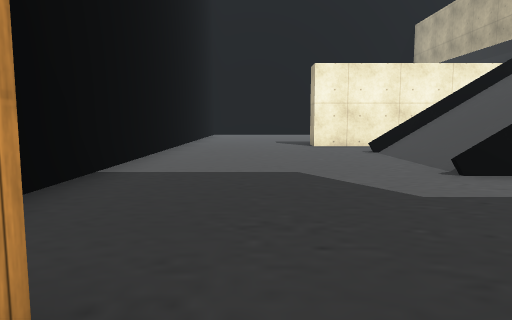
[1] (above)

24 first-person views from a walk through a Unity game level. The camera is 1.2 m above the floor, tilts 6° down and sees 70° across. The floor is counted in squares, 1.76 m on a side. Each view is taken from the middle of a square. On the plan, view 1 faces up. The plan holds only what a view shows up to about 11 squares ahead; the rest is blank. The place goes on beyond the plan. The player is left out. Some surface patterns are stand-ins.

[2]
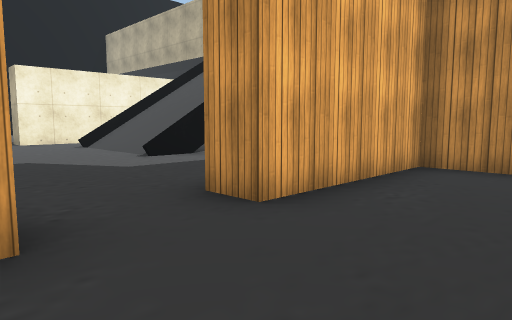

[3]
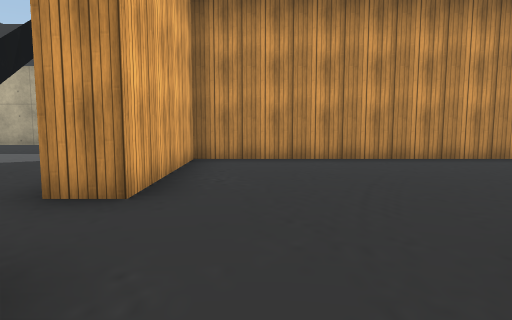

[4]
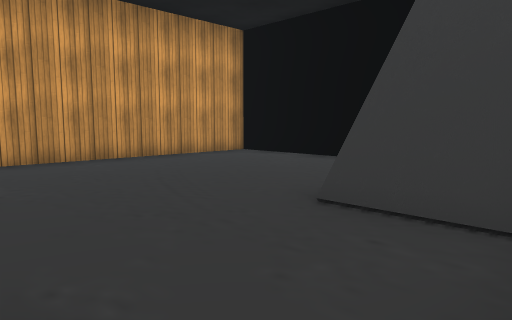

[5]
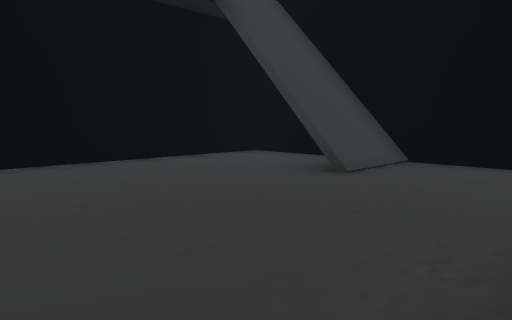

[6]
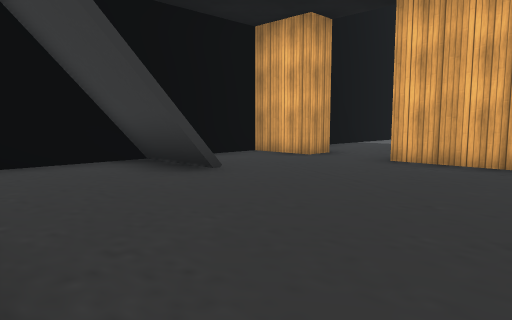

[7]
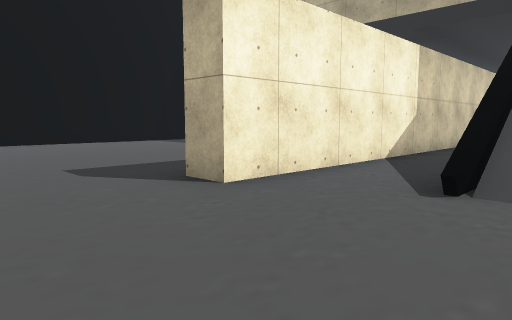

[8]
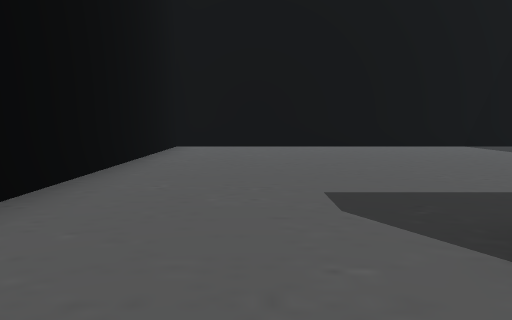

[9]
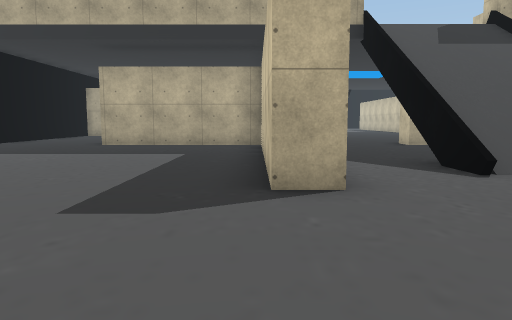

[10]
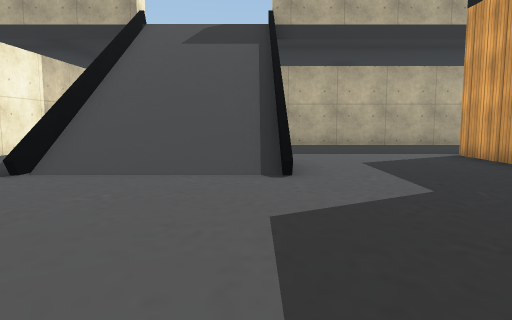

[11]
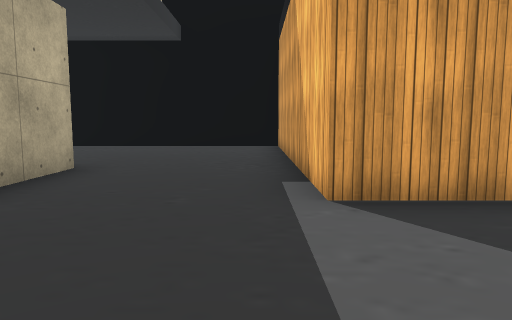

[12]
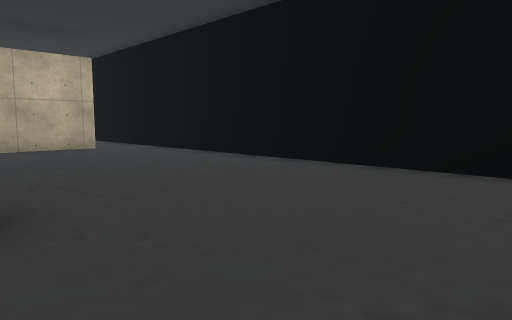

[13]
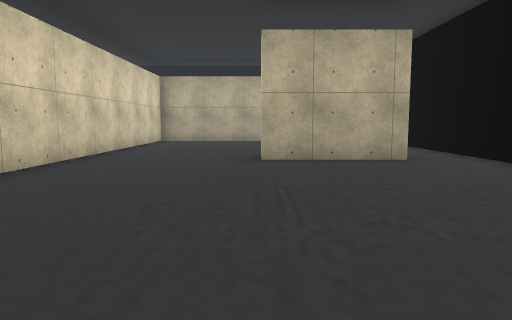

[14]
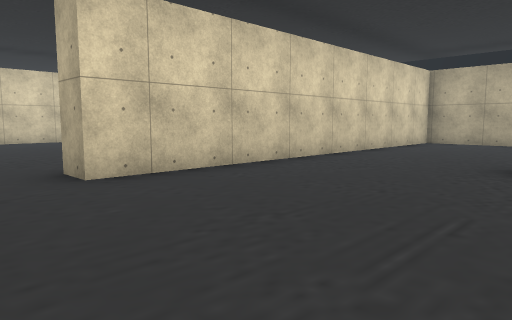

[15]
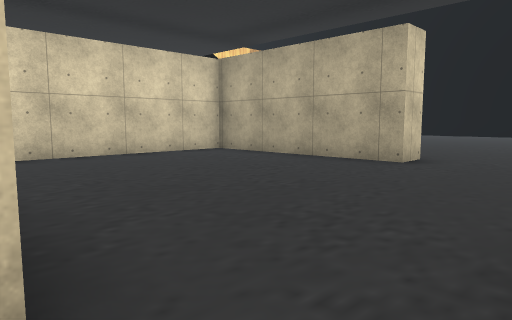

[16]
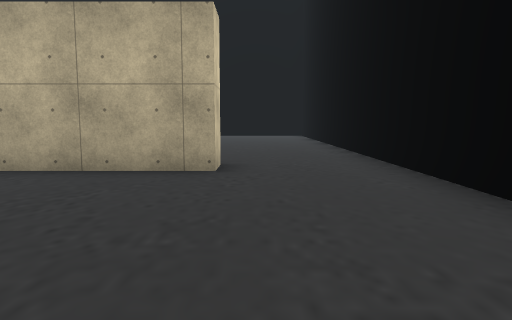

[17]
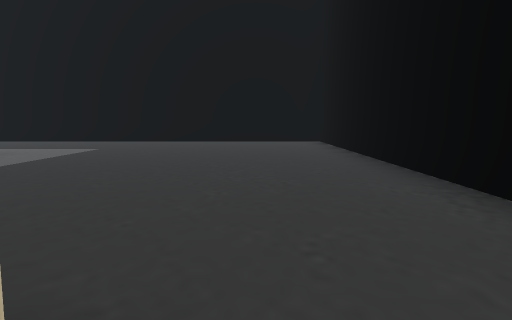

[18]
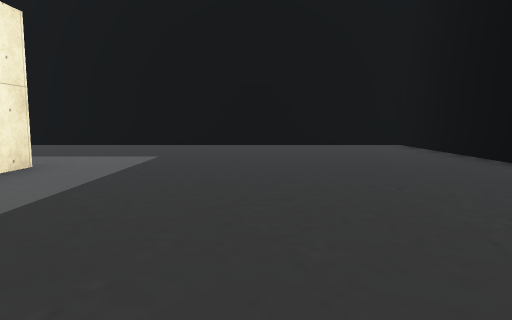

[19]
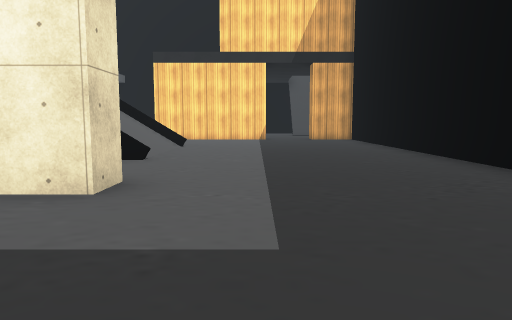

[20]
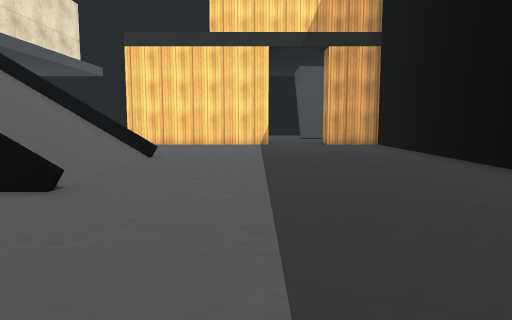

[21]
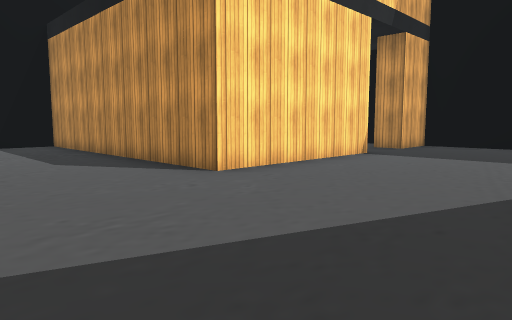

[22]
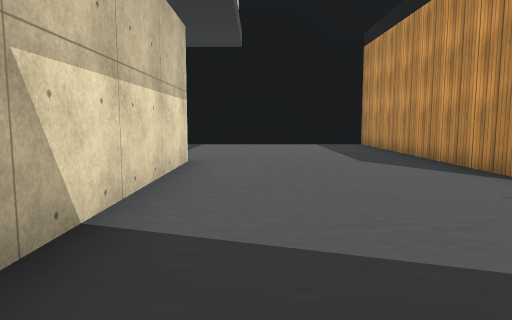

[23]
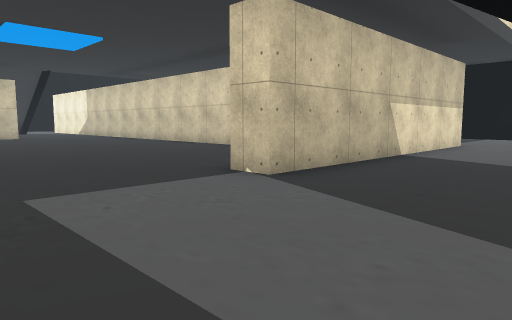

[24]
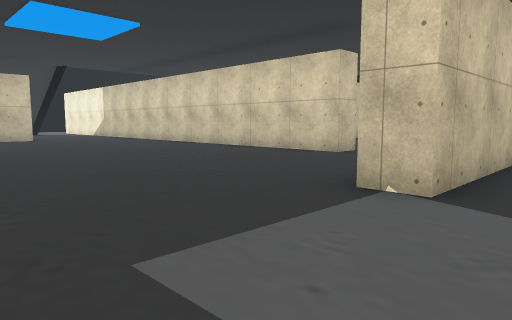

### Floor plan
Points are (right, up) in squares from view 1. A wall is a line through its corners. A room is listed if a view was taken in it or the views show most of it. See-through windows are left out.
Room 1 (views 1, 2, 3, 4, 5, 6)
walls: (-0.2, -3.2) (-2.2, -3.2); (-0.2, -3.4) (-2.2, -3.4); (-2.2, -3.1) (-0.2, -3.1); (-2.2, -3.3) (-0.2, -3.3); (-0.6, 1) (-0.6, 0.1) (-2.2, 0.1) (-2.2, -6.2) (4.6, -6.2) (4.6, 0.1) (1.2, 0.1)
low walls: (-0.2, -3.1) (-2.2, -3.1); (-0.5, -2.9) (-2.2, -2.9); (-2.2, -2.8) (-0.2, -2.8); (-2.2, -2.6) (-0.5, -2.6)
ways out: opening at (0.5, 1) to room 2
Room 2 (views 7, 8, 9, 10, 11, 12, 13, 14, 15, 16, 17)
walls: (3, 8.1) (5.2, 8.1); (3.8, 0.9) (5.4, 0.9) (5.4, -5.9); (5.6, 10.1) (1.6, 10.1) (1.6, 10.8) (7.2, 10.8); (8.7, 10.8) (8.7, 15.6); (8.7, -1.4) (8.7, 6.5); (1.2, 0.1) (1.2, 1); (-2.2, 11.1) (-2.2, 3.2); (5.2, -6.2) (19.1, -6.2); (15.5, -4.8) (15.5, -2); (7.1, 19) (-2.2, 19) (-2.2, 12.9); (22.9, -3.4) (22, -3.4) (22, 1.4) (11.6, 1.4) (11.6, 2.1); (21.1, -6.2) (22.6, -6.2)
low walls: (4.8, 8) (2.5, 8)
ways out: opening at (0.5, 1) to room 1; opening at (6.2, 7) to room 3; opening at (9.7, 17) to room 3; opening at (10.5, 2) to room 3; opening at (22, -5) to room 3; gap at (4, 8)
Room 3 (views 18, 19, 20, 21, 22, 23, 24)
walls: (19.5, 10.9) (19.5, 10.1) (15.4, 10.1); (22.8, 14.4) (22.8, 6.4) (22, 6.4); (29.5, 2.1) (29.5, 1.4) (28.6, 1.4); (31.5, 11.9) (27.2, 11.9) (27.2, 19) (21.9, 19); (12.6, 10.1) (5.6, 10.1); (22.6, -6.2) (34.6, -6.2) (34.6, 11.9) (33.1, 11.9); (8.7, 6.5) (9.1, 6.5)
ways out: opening at (6.2, 7) to room 2; opening at (9.7, 17) to room 2; opening at (10.5, 2) to room 2; opening at (22, -5) to room 2; opening at (32.5, 12)

Where each view was taken, in squares from view 1:
view 1: 0 up, 0 right, facing up
view 2: 2 down, 1 left, facing up-right
view 3: 1 down, 2 left, facing right
view 4: 0 up, 2 left, facing down-right
view 5: 0 up, 4 right, facing down-left
view 6: 6 down, 4 right, facing up-left
view 7: 7 up, 1 left, facing up-right
view 8: 9 up, 0 right, facing up
view 9: 11 up, 2 left, facing right
view 10: 5 up, 2 left, facing right
view 11: 4 up, 6 right, facing down
view 12: 1 down, 6 right, facing down-right
view 13: 2 down, 9 right, facing right
view 14: 3 down, 10 right, facing up-right
view 15: 6 down, 16 right, facing up-right
view 16: 4 down, 17 right, facing right
view 17: 4 down, 22 right, facing right
view 18: 2 down, 24 right, facing right
view 19: 2 down, 31 right, facing up
view 20: 1 up, 31 right, facing up
view 21: 8 up, 24 right, facing up-right
view 22: 8 up, 24 right, facing up
view 23: 3 up, 26 right, facing up-left
view 24: 3 up, 24 right, facing up-left
